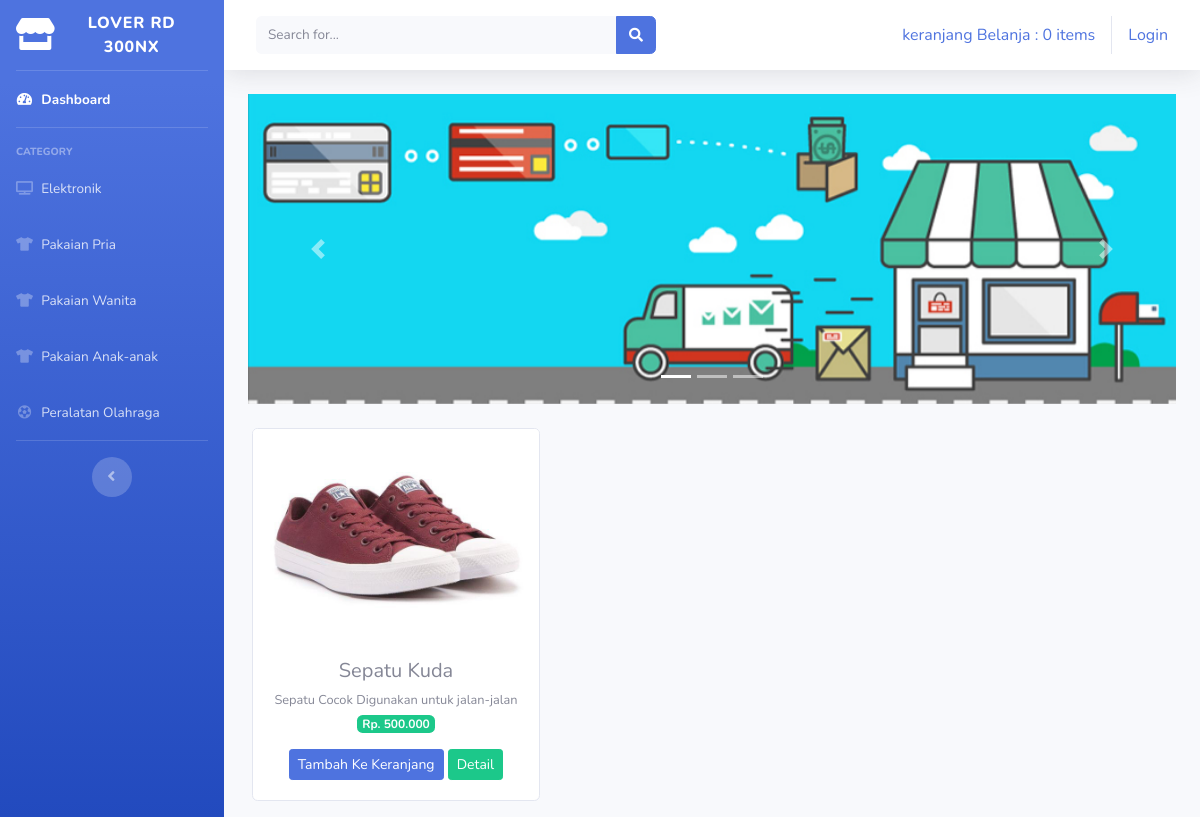
The page /index.php/kategori/pakaian_pria on the database its author committed.
### tables this page shows
CREATE TABLE `tb_barang` (
  `id_brg` int(11) NOT NULL,
  `nama_brg` varchar(120) NOT NULL,
  `keterangan` varchar(225) NOT NULL,
  `kategori` varchar(60) NOT NULL,
  `harga` int(11) NOT NULL,
  `stok` int(4) NOT NULL,
  `gambar` text NOT NULL
);

### application/controllers/kategori.php (called while the page is built, shortened)
<?php
class Kategori extends CI_Controller{
	public function pakaian_pria()
	{
		$data['pakaian_pria'] = $this->model_kategori->data_pakaian_pria()->result();
		$this->load->view('templates/header');
		$this->load->view('templates/sidebar');
		$this->load->view('pakaian_pria', $data);
		$this->load->view('templates/footer');
	}
}
 ?>

### index.php (called while the page is built, shortened)
<?php
require_once BASEPATH.'core/CodeIgniter.php';

### application/models/model_kategori.php (called while the page is built, shortened)
<?php
class Model_kategori extends CI_Model{
	public function data_pakaian_pria()
	{
		return $this->db->get_where("tb_barang", array('kategori' => 'pakaian pria'));
	}
}
 ?>

### application/views/pakaian_pria.php (the view, shortened to what this page needs)
<div class="container-fluid">
	<div id="carouselExampleIndicators" class="carousel slide" data-ride="carousel">
	  <ol class="carousel-indicators">
	    <li data-target="#carouselExampleIndicators" data-slide-to="0" class="active"></li>
	    <li data-target="#carouselExampleIndicators" data-slide-to="1"></li>
	    <li data-target="#carouselExampleIndicators" data-slide-to="2"></li>
	  </ol>
	  <div class="carousel-inner">
	    <div class="carousel-item active">
	      <img src="<?php echo base_url('assets/img/slider1.jpg') ?>" class="d-block w-100" alt="...">
	    </div>
	  </div>
	  <a class="carousel-control-prev" href="#carouselExampleIndicators" role="button" data-slide="prev">
	    <span class="carousel-control-prev-icon" aria-hidden="true"></span>
	  </a>
	  <a class="carousel-control-next" href="#carouselExampleIndicators" role="button" data-slide="next">
	    <span class="carousel-control-next-icon" aria-hidden="true"></span>
	  </a>
	</div>
	<div class="row text-center mt-4">
		<?php foreach ($pakaian_pria as $brg) : ?>
			<div class="card ml-3 mb-3" style="width: 18rem;">
			  <img src="<?php echo base_url().'/uploads/'.$brg->gambar ?>" class="card-img-top" alt="...">
			  <div class="card-body">
			    <h5 class="card-title mb-1"><?php echo $brg->nama_brg ?></h5>
			    <small><?php echo $brg->keterangan ?></small><br>
			    <span class="badge badge-success mb-3">Rp. <?php echo number_format($brg->harga, 0,',','.') ?></span><br>
			    <?php echo anchor('dashboard/tambah_ke_keranjang/'.$brg->id_brg,'<div class="btn btn-sm btn-primary">Tambah Ke Keranjang</div>') ?>
			    <?php echo anchor('dashboard/detail/'.$brg->id_brg,'<div class="btn btn-sm btn-success">Detail</div>') ?>
			  </div>
			</div>
		<?php endforeach; ?>
	</div>
</div>

### rows shown on the page
tb_barang: gambar (picture), nama_brg "Sepatu Kuda", keterangan "Sepatu Cocok Digunakan untuk jalan-jalan", harga "500.000", id_brg "Tambah Ke Keranjang", id_brg "Detail"

### other values the page prints
anchor('dashboard/detail_keranjang', $keranjang ) "keranjang Belanja : 0 items"
anchor('auth/login','Login') "Login"
